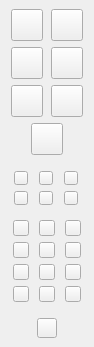
<?xml version="1.0" encoding="UTF-8"?>
<ui version="4.0">
 <class>miniLightingTools_MW</class>
 <widget class="QMainWindow" name="miniLightingTools_MW">
  <property name="geometry">
   <rect>
    <x>0</x>
    <y>0</y>
    <width>94</width>
    <height>347</height>
   </rect>
  </property>
  <property name="minimumSize">
   <size>
    <width>94</width>
    <height>347</height>
   </size>
  </property>
  <property name="maximumSize">
   <size>
    <width>1000</width>
    <height>1000</height>
   </size>
  </property>
  <property name="windowTitle">
   <string>Mini Lighting Tools</string>
  </property>
  <widget class="QWidget" name="centralwidget">
   <layout class="QVBoxLayout" name="verticalLayout">
    <item>
     <layout class="QGridLayout" name="tools_GRIDLAY">
      <item row="0" column="0">
       <widget class="QPushButton" name="simpleIsolate_BTN">
        <property name="minimumSize">
         <size>
          <width>32</width>
          <height>32</height>
         </size>
        </property>
        <property name="maximumSize">
         <size>
          <width>32</width>
          <height>32</height>
         </size>
        </property>
        <property name="toolTip">
         <string>Toggle Isolate Lights</string>
        </property>
        <property name="text">
         <string/>
        </property>
       </widget>
      </item>
      <item row="0" column="1">
       <widget class="QPushButton" name="lookThru_BTN">
        <property name="minimumSize">
         <size>
          <width>32</width>
          <height>32</height>
         </size>
        </property>
        <property name="maximumSize">
         <size>
          <width>32</width>
          <height>32</height>
         </size>
        </property>
        <property name="toolTip">
         <string>Aim: Select lights first, target last</string>
        </property>
        <property name="text">
         <string/>
        </property>
       </widget>
      </item>
      <item row="1" column="0">
       <widget class="QPushButton" name="aimLight_BTN">
        <property name="minimumSize">
         <size>
          <width>32</width>
          <height>32</height>
         </size>
        </property>
        <property name="maximumSize">
         <size>
          <width>32</width>
          <height>32</height>
         </size>
        </property>
        <property name="toolTip">
         <string>Aim: Select lights first, target last</string>
        </property>
        <property name="text">
         <string/>
        </property>
       </widget>
      </item>
      <item row="1" column="1">
       <widget class="QPushButton" name="alignLight_BTN">
        <property name="minimumSize">
         <size>
          <width>32</width>
          <height>32</height>
         </size>
        </property>
        <property name="maximumSize">
         <size>
          <width>32</width>
          <height>32</height>
         </size>
        </property>
        <property name="toolTip">
         <string>Aim: Select lights first, target last</string>
        </property>
        <property name="text">
         <string/>
        </property>
       </widget>
      </item>
      <item row="2" column="0">
       <widget class="QPushButton" name="specularConstrain_BTN">
        <property name="minimumSize">
         <size>
          <width>32</width>
          <height>32</height>
         </size>
        </property>
        <property name="maximumSize">
         <size>
          <width>32</width>
          <height>32</height>
         </size>
        </property>
        <property name="toolTip">
         <string>Aim: Select lights first, target last</string>
        </property>
        <property name="text">
         <string/>
        </property>
       </widget>
      </item>
      <item row="2" column="1">
       <widget class="QPushButton" name="cleanUpCams_BTN">
        <property name="minimumSize">
         <size>
          <width>32</width>
          <height>32</height>
         </size>
        </property>
        <property name="maximumSize">
         <size>
          <width>32</width>
          <height>32</height>
         </size>
        </property>
        <property name="toolTip">
         <string>Aim: Select lights first, target last</string>
        </property>
        <property name="text">
         <string/>
        </property>
       </widget>
      </item>
      <item row="3" column="0" colspan="2" alignment="Qt::AlignHCenter|Qt::AlignVCenter">
       <widget class="QPushButton" name="lightsManager_BTN">
        <property name="minimumSize">
         <size>
          <width>32</width>
          <height>32</height>
         </size>
        </property>
        <property name="maximumSize">
         <size>
          <width>32</width>
          <height>32</height>
         </size>
        </property>
        <property name="toolTip">
         <string>Aim: Select lights first, target last</string>
        </property>
        <property name="text">
         <string/>
        </property>
       </widget>
      </item>
     </layout>
    </item>
    <item>
     <spacer name="verticalSpacer02">
      <property name="orientation">
       <enum>Qt::Vertical</enum>
      </property>
      <property name="sizeHint" stdset="0">
       <size>
        <width>20</width>
        <height>40</height>
       </size>
      </property>
     </spacer>
    </item>
    <item>
     <layout class="QGridLayout" name="lgtVis_GRIDLAY">
      <item row="0" column="0">
       <widget class="QPushButton" name="visSnapshot01_BTN">
        <property name="minimumSize">
         <size>
          <width>14</width>
          <height>14</height>
         </size>
        </property>
        <property name="maximumSize">
         <size>
          <width>14</width>
          <height>14</height>
         </size>
        </property>
        <property name="toolTip">
         <string>Aim: Select lights first, target last</string>
        </property>
        <property name="text">
         <string/>
        </property>
       </widget>
      </item>
      <item row="0" column="1">
       <widget class="QPushButton" name="visSnapshot02_BTN">
        <property name="minimumSize">
         <size>
          <width>14</width>
          <height>14</height>
         </size>
        </property>
        <property name="maximumSize">
         <size>
          <width>14</width>
          <height>14</height>
         </size>
        </property>
        <property name="toolTip">
         <string>Aim: Select lights first, target last</string>
        </property>
        <property name="text">
         <string/>
        </property>
       </widget>
      </item>
      <item row="0" column="2">
       <widget class="QPushButton" name="visSnapshot03_BTN">
        <property name="minimumSize">
         <size>
          <width>14</width>
          <height>14</height>
         </size>
        </property>
        <property name="maximumSize">
         <size>
          <width>14</width>
          <height>14</height>
         </size>
        </property>
        <property name="toolTip">
         <string>Aim: Select lights first, target last</string>
        </property>
        <property name="text">
         <string/>
        </property>
       </widget>
      </item>
      <item row="1" column="0">
       <widget class="QPushButton" name="visSnapshot04_BTN">
        <property name="minimumSize">
         <size>
          <width>14</width>
          <height>14</height>
         </size>
        </property>
        <property name="maximumSize">
         <size>
          <width>14</width>
          <height>14</height>
         </size>
        </property>
        <property name="toolTip">
         <string>Aim: Select lights first, target last</string>
        </property>
        <property name="text">
         <string/>
        </property>
       </widget>
      </item>
      <item row="1" column="1">
       <widget class="QPushButton" name="visSnapshot05_BTN">
        <property name="minimumSize">
         <size>
          <width>14</width>
          <height>14</height>
         </size>
        </property>
        <property name="maximumSize">
         <size>
          <width>14</width>
          <height>14</height>
         </size>
        </property>
        <property name="toolTip">
         <string>Aim: Select lights first, target last</string>
        </property>
        <property name="text">
         <string/>
        </property>
       </widget>
      </item>
      <item row="1" column="2">
       <widget class="QPushButton" name="visSnapshot06_BTN">
        <property name="minimumSize">
         <size>
          <width>14</width>
          <height>14</height>
         </size>
        </property>
        <property name="maximumSize">
         <size>
          <width>14</width>
          <height>14</height>
         </size>
        </property>
        <property name="toolTip">
         <string>Aim: Select lights first, target last</string>
        </property>
        <property name="text">
         <string/>
        </property>
       </widget>
      </item>
     </layout>
    </item>
    <item>
     <spacer name="verticalSpacer01">
      <property name="orientation">
       <enum>Qt::Vertical</enum>
      </property>
      <property name="sizeHint" stdset="0">
       <size>
        <width>20</width>
        <height>40</height>
       </size>
      </property>
     </spacer>
    </item>
    <item>
     <layout class="QGridLayout" name="defaultLights_GRIDLAY">
      <item row="0" column="0">
       <widget class="QPushButton" name="spotLight_BTN">
        <property name="minimumSize">
         <size>
          <width>16</width>
          <height>16</height>
         </size>
        </property>
        <property name="maximumSize">
         <size>
          <width>16</width>
          <height>16</height>
         </size>
        </property>
        <property name="toolTip">
         <string>Aim: Select lights first, target last</string>
        </property>
        <property name="text">
         <string/>
        </property>
       </widget>
      </item>
      <item row="0" column="1">
       <widget class="QPushButton" name="pointLight_BTN">
        <property name="minimumSize">
         <size>
          <width>16</width>
          <height>16</height>
         </size>
        </property>
        <property name="maximumSize">
         <size>
          <width>16</width>
          <height>16</height>
         </size>
        </property>
        <property name="toolTip">
         <string>Aim: Select lights first, target last</string>
        </property>
        <property name="text">
         <string/>
        </property>
       </widget>
      </item>
      <item row="0" column="2">
       <widget class="QPushButton" name="areaLight_BTN">
        <property name="minimumSize">
         <size>
          <width>16</width>
          <height>16</height>
         </size>
        </property>
        <property name="maximumSize">
         <size>
          <width>16</width>
          <height>16</height>
         </size>
        </property>
        <property name="toolTip">
         <string>Aim: Select lights first, target last</string>
        </property>
        <property name="text">
         <string/>
        </property>
       </widget>
      </item>
      <item row="1" column="0">
       <widget class="QPushButton" name="directionalLight_BTN">
        <property name="minimumSize">
         <size>
          <width>16</width>
          <height>16</height>
         </size>
        </property>
        <property name="maximumSize">
         <size>
          <width>16</width>
          <height>16</height>
         </size>
        </property>
        <property name="toolTip">
         <string>Aim: Select lights first, target last</string>
        </property>
        <property name="text">
         <string/>
        </property>
       </widget>
      </item>
      <item row="1" column="1">
       <widget class="QPushButton" name="ambientLight_BTN">
        <property name="minimumSize">
         <size>
          <width>16</width>
          <height>16</height>
         </size>
        </property>
        <property name="maximumSize">
         <size>
          <width>16</width>
          <height>16</height>
         </size>
        </property>
        <property name="toolTip">
         <string>Aim: Select lights first, target last</string>
        </property>
        <property name="text">
         <string/>
        </property>
       </widget>
      </item>
      <item row="1" column="2">
       <widget class="QPushButton" name="volumeLight_BTN">
        <property name="minimumSize">
         <size>
          <width>16</width>
          <height>16</height>
         </size>
        </property>
        <property name="maximumSize">
         <size>
          <width>16</width>
          <height>16</height>
         </size>
        </property>
        <property name="toolTip">
         <string>Aim: Select lights first, target last</string>
        </property>
        <property name="text">
         <string/>
        </property>
       </widget>
      </item>
     </layout>
    </item>
    <item>
     <layout class="QGridLayout" name="rendererLights_GRIDLAY">
      <item row="1" column="2">
       <widget class="QPushButton" name="aiPhysicalSky_BTN">
        <property name="minimumSize">
         <size>
          <width>16</width>
          <height>16</height>
         </size>
        </property>
        <property name="maximumSize">
         <size>
          <width>16</width>
          <height>16</height>
         </size>
        </property>
        <property name="toolTip">
         <string>Aim: Select lights first, target last</string>
        </property>
        <property name="text">
         <string/>
        </property>
       </widget>
      </item>
      <item row="0" column="0">
       <widget class="QPushButton" name="aiAreaLight_BTN">
        <property name="minimumSize">
         <size>
          <width>16</width>
          <height>16</height>
         </size>
        </property>
        <property name="maximumSize">
         <size>
          <width>16</width>
          <height>16</height>
         </size>
        </property>
        <property name="toolTip">
         <string>Aim: Select lights first, target last</string>
        </property>
        <property name="text">
         <string/>
        </property>
       </widget>
      </item>
      <item row="1" column="0">
       <widget class="QPushButton" name="aiPhotometricLight_BTN">
        <property name="minimumSize">
         <size>
          <width>16</width>
          <height>16</height>
         </size>
        </property>
        <property name="maximumSize">
         <size>
          <width>16</width>
          <height>16</height>
         </size>
        </property>
        <property name="toolTip">
         <string>Aim: Select lights first, target last</string>
        </property>
        <property name="text">
         <string/>
        </property>
       </widget>
      </item>
      <item row="1" column="1">
       <widget class="QPushButton" name="aiLightPortal_BTN">
        <property name="minimumSize">
         <size>
          <width>16</width>
          <height>16</height>
         </size>
        </property>
        <property name="maximumSize">
         <size>
          <width>16</width>
          <height>16</height>
         </size>
        </property>
        <property name="toolTip">
         <string>Aim: Select lights first, target last</string>
        </property>
        <property name="text">
         <string/>
        </property>
       </widget>
      </item>
      <item row="0" column="1">
       <widget class="QPushButton" name="aiSkyDomeLight_BTN">
        <property name="minimumSize">
         <size>
          <width>16</width>
          <height>16</height>
         </size>
        </property>
        <property name="maximumSize">
         <size>
          <width>16</width>
          <height>16</height>
         </size>
        </property>
        <property name="toolTip">
         <string>Aim: Select lights first, target last</string>
        </property>
        <property name="text">
         <string/>
        </property>
       </widget>
      </item>
      <item row="0" column="2">
       <widget class="QPushButton" name="aiMeshLight_BTN">
        <property name="minimumSize">
         <size>
          <width>16</width>
          <height>16</height>
         </size>
        </property>
        <property name="maximumSize">
         <size>
          <width>16</width>
          <height>16</height>
         </size>
        </property>
        <property name="toolTip">
         <string>Aim: Select lights first, target last</string>
        </property>
        <property name="text">
         <string/>
        </property>
       </widget>
      </item>
     </layout>
    </item>
    <item>
     <spacer name="verticalSpacer03">
      <property name="orientation">
       <enum>Qt::Vertical</enum>
      </property>
      <property name="sizeHint" stdset="0">
       <size>
        <width>20</width>
        <height>40</height>
       </size>
      </property>
     </spacer>
    </item>
    <item alignment="Qt::AlignHCenter|Qt::AlignVCenter">
     <widget class="QPushButton" name="config_BTN">
      <property name="maximumSize">
       <size>
        <width>20</width>
        <height>20</height>
       </size>
      </property>
      <property name="text">
       <string/>
      </property>
     </widget>
    </item>
   </layout>
  </widget>
  <action name="actionHelp">
   <property name="text">
    <string>Help</string>
   </property>
  </action>
  <action name="actionAbout">
   <property name="text">
    <string>About</string>
   </property>
  </action>
  <action name="actionReset">
   <property name="text">
    <string>Reset</string>
   </property>
  </action>
  <action name="actionConfiguration">
   <property name="text">
    <string>Configuration</string>
   </property>
  </action>
 </widget>
 <resources/>
 <connections/>
</ui>
